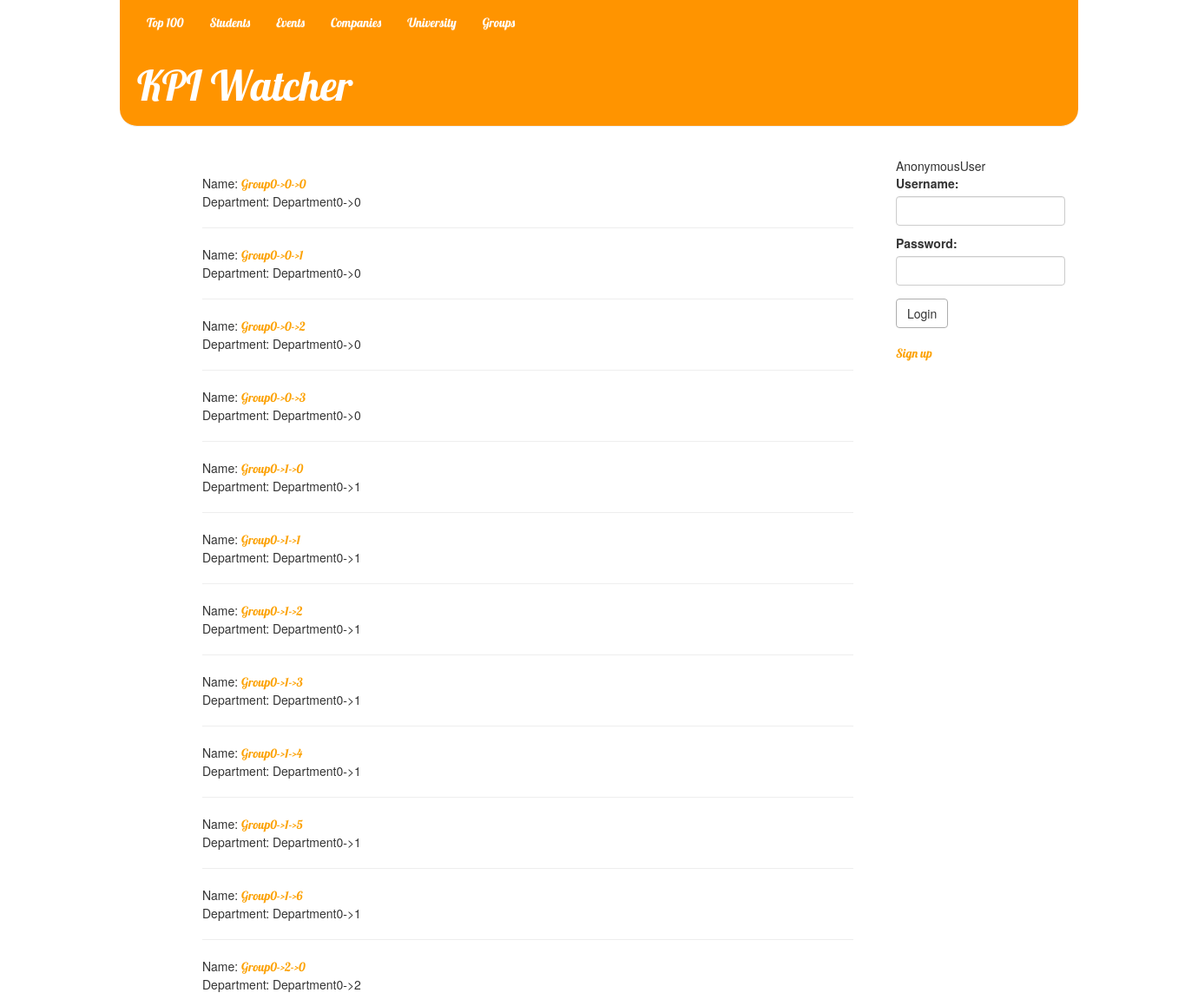
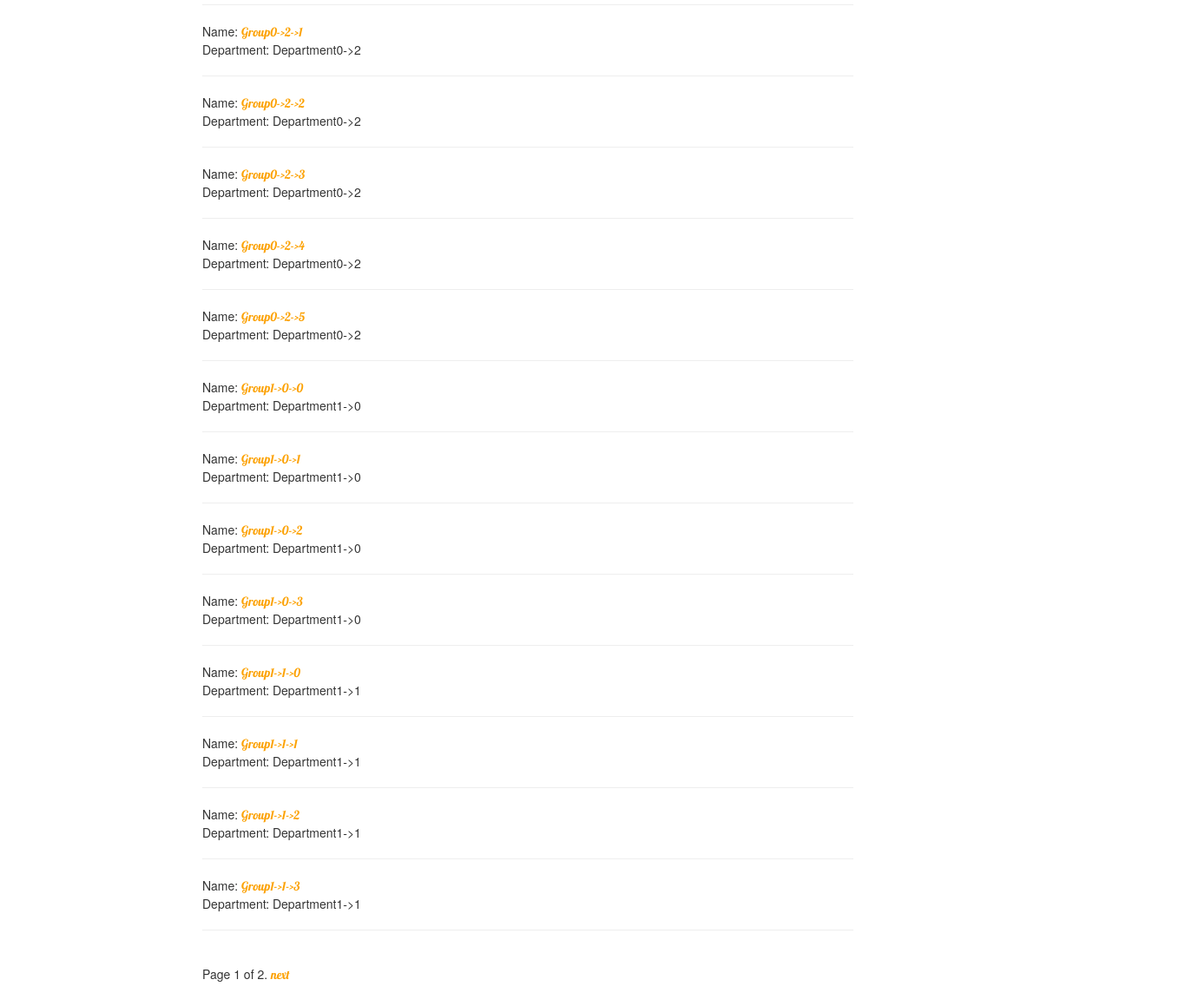
The app's page /groups/ with its own data (2 pictures, top to bottom).
### ratings/models.py (models this page shows)
class Group(models.Model):
	name = models.CharField(max_length=50)
	department = models.ForeignKey(Department, related_name="groups")
	avg_rating = models.DecimalField(max_digits=4, decimal_places=2, default=0, editable=False)
	count_of_votes = models.IntegerField(default=0, editable=False)
	voted_teachers = models.ManyToManyField('Teacher', related_name="rated_groups", editable=False)
	def vote(self, vote, teacher):
		if not vote < 0 and not vote > 10:
			if isinstance(teacher, Teacher):
				if not self.voted_teachers.filter(user__id=teacher.user.id).exists():
					self.avg_rating = ((self.avg_rating * self.count_of_votes) + vote) / (self.count_of_votes + 1)
					self.count_of_votes += 1
					self.voted_teachers.add(teacher)
					self.save()
					return True
		return False
	def __str__(self):
		return self.name

class Department(models.Model):
	name = models.CharField(max_length=50)
	faculty = models.ForeignKey(Faculty, related_name="departments")
	avg_rating = models.DecimalField(max_digits=4, decimal_places=2, default=0, editable=False)
	def count_rating(self):
		total = 0
		for teacher in self.teachers.all():
			total += teacher.avg_rating
		for group in self.groups.all():
			total += group.avg_rating
		try:
			self.avg_rating = total / (len(self.groups.all()) + len(self.teachers.all()))
		except ZeroDivisionError:
			self.avg_rating = 0
		self.save()
	def __str__(self):
		return self.name

### ratings/views.py (the view)
# urls.py: url(r'^groups/', views.all_groups, name="all_groups"),
def all_groups(request):
    groups_all = Group.objects.all()
    paginator = Paginator(groups_all, 25)
    page = request.GET.get('page')
    perm_to_see_votes = False
    if hasattr(request.user, 'teacher') or hasattr(request.user, 'company'):
        perm_to_see_votes = True
    try:
        groups = paginator.page(page)
    except PageNotAnInteger:
        groups = paginator.page(1)
    except EmptyPage:
        groups = paginator.page(paginator.num_pages)
    return render(request, 'ratings/all_groups.html', {'groups': groups, 'perm': perm_to_see_votes})

### ratings/ctx_log_processor.py (called while the page is built)
def auth_form(request):
    return {'form': AuthForm(), 'request': request}

### ratings/templates/ratings/all_groups.html (shortened to what this page needs)
{% extends 'base.html' %}
{%block content%}
    <div class="content container">
        <div class="row">
            <div class="col-md-8">
	{% for group in groups %}
		<div>
	    	Name: <a href="{% url 'ratings.views.group_page' pk=group.pk %}">{{ group.name }}</a>
            <p>Department: {{ group.department }}</p>
	    </div>
        <hr />
	{%endfor%}
    <div class="pagination">
    <span class="step-links">
        <span class="current">
            Page {{ groups.number }} of {{ groups.paginator.num_pages }}.
        </span>
        {% if groups.has_next %}
            <a href="?page={{ groups.next_page_number }}">next</a>
        {% endif %}
    </span>
</div>
            </div></div></div>
{%endblock content%}

### ratings/static/styles.css (style rules this page uses)
body { width:80%; margin: auto; }
a { color: #FCA205; font-family: 'Lobster'; }
input[type=email],input[type=text], input[type=number], input[type=password] { height: 34px; }
input[type=email],input[type=text], input[type=number], textarea, input[type=password] { display: block; width: 100%; padding: 6px 12px; font-size: 14px; line-height: 1.42857143; color: #555; background-color: #fff; background-image: none; border: 1px solid #ccc; border-radius: 4px; -webkit-box-shadow: inset 0 1px 1px rgba(0,0,0,.075); box-shadow: inset 0 1px 1px rgba(0,0,0,.075); -webkit-transition: border-color ease-in-out .15s,-webkit-box-shadow ease-in-out .15s; -o-transition: border-color ease-in-out .15s,box-shadow ease-in-out .15s; transition: border-color ease-in-out .15s,box-shadow ease-in-out .15s; }
.content { margin: 15px 40px; }

### records on screen
Group: name "Group0->0->0", department "Department0->0"
Group: name "Group0->0->1", department "Department0->0"
Group: name "Group0->0->2", department "Department0->0"
Group: name "Group0->0->3", department "Department0->0"
Group: name "Group0->1->0", department "Department0->1"
Group: name "Group0->1->1", department "Department0->1"
Group: name "Group0->1->2", department "Department0->1"
Group: name "Group0->1->3", department "Department0->1"
Group: name "Group0->1->4", department "Department0->1"
Group: name "Group0->1->5", department "Department0->1"
Group: name "Group0->1->6", department "Department0->1"
Group: name "Group0->2->0", department "Department0->2"
Group: name "Group0->2->1", department "Department0->2"
Group: name "Group0->2->2", department "Department0->2"
Group: name "Group0->2->3", department "Department0->2"
Group: name "Group0->2->4", department "Department0->2"
Group: name "Group0->2->5", department "Department0->2"
Group: name "Group1->0->0", department "Department1->0"
Group: name "Group1->0->1", department "Department1->0"
Group: name "Group1->0->2", department "Department1->0"
Group: name "Group1->0->3", department "Department1->0"
Group: name "Group1->1->0", department "Department1->1"
Group: name "Group1->1->1", department "Department1->1"
Group: name "Group1->1->2", department "Department1->1"
Group: name "Group1->1->3", department "Department1->1"

### other values on screen
{{ user }} "AnonymousUser"
{{ groups.number }} "1"
{{ groups.paginator.num_pages }} "2"
